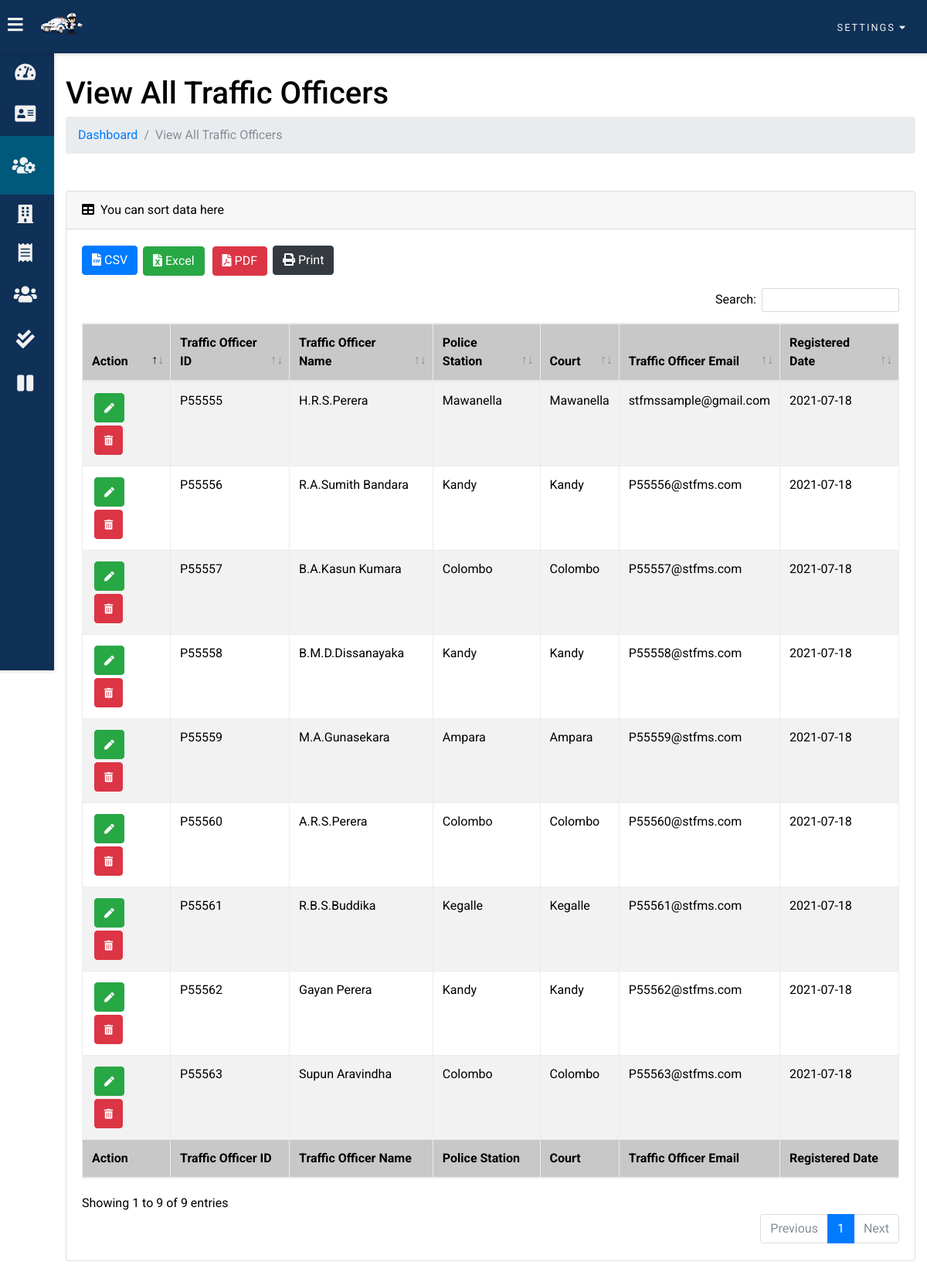
Screenshot of /admin/view_all_traffic_officers.php (signed in) with the database file from the repository.
### tables this page shows
CREATE TABLE `tpo` (
  `police_id` varchar(255) NOT NULL,
  `officer_email` varchar(255) NOT NULL,
  `officer_password` varchar(255) NOT NULL,
  `officer_name` varchar(255) NOT NULL,
  `police_station` varchar(255) NOT NULL,
  `court` varchar(255) NOT NULL,
  `registered_at` date NOT NULL,
  `code` mediumint(50) NOT NULL,
  `status` text NOT NULL
);

### admin/view_all_traffic_officers.php (the view, shortened to what this page needs)
<?php
if (isset($_SESSION['id']) && isset($_SESSION['admin_email'])) {
?>
<!DOCTYPE html>
<html>
<head>
    <?php
        include_once '../includes/header.php';
    ?>
</head>
<body class="overlay-scrollbar">
    <?php
        include 'includes/topNav.php';
    ?>
    <div class="leftsidebar overlay-scrollbar scrollbar-hover">
        <ul class="leftsidebar-nav overlay-scrollbar scrollbar-hover">
            <li class="leftsidebar-nav-item">
                <a href="dashboard.php" class="leftsidebar-nav-link">
                    <div>
                        <i class="fas fa-tachometer-alt"></i>
                    </div>
                </a>
            </li>
            <li class="leftsidebar-nav-item">
                <a href="add_traffic_officer.php" class="leftsidebar-nav-link">
                    <div>
                        <i class="fas fa-address-card"></i>
                    </div>
                </a>
            </li>
            <li class="leftsidebar-nav-item">
                <a href="view_all_traffic_officers.php" class="leftsidebar-nav-link active">
                    <div>
                        <i class="fas fa-users-cog"></i>
                    </div>
                </a>
            </li>
            <li class="leftsidebar-nav-item">
                <a href="mtd_account.php" class="leftsidebar-nav-link">
                    <div>
                        <i class="fas fa-building"></i>
                    </div>
                </a>
            </li>
            <li class="leftsidebar-nav-item">
                <a href="fine_tickets.php" class="leftsidebar-nav-link">
                    <div>
                        <i class="fas fa-receipt"></i>
                    </div>
                </a>
            </li>
            <li class="leftsidebar-nav-item">
                <a href="view_all_drivers.php" class="leftsidebar-nav-link">
                    <div>
                        <i class="fas fa-users"></i>
                    </div>
                </a>
            </li>
            <li class="leftsidebar-nav-item">
                <a href="paid_fine_tickets.php" class="leftsidebar-nav-link">
                    <div>
                        <i class="fas fa-check-double"></i>
                    </div>
                </a>
            </li>
            <li class="leftsidebar-nav-item">
                <a href="pending_fine_tickets.php" class="leftsidebar-nav-link">
                    <div>
                        <i class="fas fa-pause"></i>
                    </div>
                </a>
            </li>
        </ul>
    </div>
    <div class="dashwrapper">
            <div class="container-fluid">
                <h1 class="mt-4">View All Traffic Officers</h1>
                <ol class="breadcrumb mb-4">
                    <li class="breadcrumb-item"><a href="dashboard.php">Dashboard</a></li>
                    <li class="breadcrumb-item active">View All Traffic Officers</li>
                </ol>
                <div class="card mt-5 mb-4">
                    <div class="card-header">
                        <i class="fas fa-table mr-1"></i> You can sort data here
                    </div>
					<?php
					   include "../connection.php";
					   $sql = "SELECT * FROM tpo";
					   $result = mysqli_query($conn, $sql);
					?>
                    <div class="card-body">
                        <div class="table-responsive" id="employee_table">
                            <table class="table table-striped table-bordered" id="dataTable" width="100%" cellspacing="0">
								<thead>
									<tr>
										<th>Action</th>
										<th>Traffic Officer ID</th>
										<th>Traffic Officer Name</th>
										<th>Police Station</th>
										<th>Court</th>
										<th>Traffic Officer Email</th>
										<th>Registered Date</th>
									</tr>
								</thead>
								<tfoot>
									<tr>
										<th>Action</th>
										<th>Traffic Officer ID</th>
										<th>Traffic Officer Name</th>
										<th>Police Station</th>
										<th>Court</th>
										<th>Traffic Officer Email</th>
										<th>Registered Date</th>
									</tr>
								</tfoot>
								<tbody>
									<?php
									  while($row = mysqli_fetch_array($result))
									  {
									?>
									<tr>
										<td>
											<button type="button" name="edit" id="<?php echo $row["police_id"]; ?>" class="btn btn-success btn-xs edit_data"><i class="fas fa-pen"></i></button>
											<button type="button" name="delete" id="<?php echo $row["police_id"]; ?>" class="btn btn-danger btn-xs delete_data"><i class="fas fa-trash-alt"></i></button>
										</td>
										<td><?php echo $row["police_id"] ?></td>
										<td><?php echo $row["officer_name"] ?></td>
										<td><?php echo $row["police_station"] ?></td>
										<td><?php echo $row["court"] ?></td>
										<td><?php echo $row["officer_email"] ?></td>
										<td><?php echo $row["registered_at"] ?></td>
									</tr>
									<?php
									  }
									?>
								</tbody>
							</table>
                        </div>
                    </div>
                </div>
            </div>
    </div>
</body>
</html>
<?php
}else{
	header("Location: index.php");
	exit();
}
?>

### assets/css/main.css (style rules this page uses)
:root { --primary-color: #e84545; --warning-color: #431374; --success-color: #d46d31; --danger-color: #1d9e8b; --main-theam-color: #0f3057; --second-theam-color: #00587a; --light-background-color: #ffffff; --cards-background-color: #f1f1f1; --main-text-color: #333333; }
* { box-sizing: border-box; }
body { font-family: 'Roboto', sans-serif; background: var(--main-bg-color); color: var(--main-color); margin: 0; overflow-x: hidden; }
a, a:hover,a:visited, a:focus { text-decoration:none; }
.leftsidebar { width: 70px; height: 100vh; position: fixed; margin-top: 68px; margin-bottom: 750px; background: var(--main-theam-color); box-shadow: rgba(0, 0, 0, 0.12) 0px 1px 4px 1px; overflow-x: hidden; z-index: 100; transition: width .3s; }
.leftsidebar-nav { list-style: none; padding: 0; margin: 0; display: flex; flex-direction: column; align-items: center; height: 100vh; }
.leftsidebar-nav-item { width: 100%; }
.leftsidebar-nav-link { display: flex; text-overflow: hidden; align-items: center; color: var(--cards-background-color); text-decoration: none; font-size: 0.8rem; }
.leftsidebar-nav-link i { font-size: 1.5rem; color: var(--cards-background-color); position: absolute; left: 40%; top: 50%; transform: translate(-50%, -50%); }
.leftsidebar-nav-link div { min-width: 82px; height: 50px; position: relative; }
.leftsidebar-nav-link.active { background: var(--second-theam-color); color: var(--cards-background-color); }
.leftsidebar-nav-link.active div { border-left: 5px solid var(--second-theam-color); }
.leftsidebar-nav-link.active i { color: var(--cards-background-color); margin-left: -5px; }
.dashwrapper { padding: 10px; margin-left: 70px; padding: 75px 0 30px 0; background: var(--light-background-color); transition: margin-left .3s; }
table { border-collapse: collapse; margin: 0 auto; width: 100% !important; }
table td { border-top: 1px solid var(--second-bg-color); padding: 10px; }
table td i { font-size: 0.8rem; text-align: center; }
table th { border-top: 1px solid var(--second-bg-color); border-bottom: 1px solid var(--second-bg-color); padding: 15px 12px; background-color: #c8c8c8; }
#dataTable td, #dataTable th { width: auto !important; }
.btn-info, .btn-warning, .btn-danger, .btn-success { display: inline-block; margin: 2px 3px; }

### rows the page displays
tpo: police_id "P55555", officer_name "H.R.S.Perera", police_station "Mawanella", court "Mawanella", officer_email "stfmssample@gmail.com", registered_at "2021-07-18"
tpo: police_id "P55556", officer_name "R.A.Sumith Bandara", police_station "Kandy", court "Kandy", officer_email "P55556@stfms.com", registered_at "2021-07-18"
tpo: police_id "P55557", officer_name "B.A.Kasun Kumara", police_station "Colombo", court "Colombo", officer_email "P55557@stfms.com", registered_at "2021-07-18"
tpo: police_id "P55558", officer_name "B.M.D.Dissanayaka", police_station "Kandy", court "Kandy", officer_email "P55558@stfms.com", registered_at "2021-07-18"
tpo: police_id "P55559", officer_name "M.A.Gunasekara", police_station "Ampara", court "Ampara", officer_email "P55559@stfms.com", registered_at "2021-07-18"
tpo: police_id "P55560", officer_name "A.R.S.Perera", police_station "Colombo", court "Colombo", officer_email "P55560@stfms.com", registered_at "2021-07-18"
tpo: police_id "P55561", officer_name "R.B.S.Buddika", police_station "Kegalle", court "Kegalle", officer_email "P55561@stfms.com", registered_at "2021-07-18"
tpo: police_id "P55562", officer_name "Gayan Perera", police_station "Kandy", court "Kandy", officer_email "P55562@stfms.com", registered_at "2021-07-18"
tpo: police_id "P55563", officer_name "Supun Aravindha", police_station "Colombo", court "Colombo", officer_email "P55563@stfms.com", registered_at "2021-07-18"
